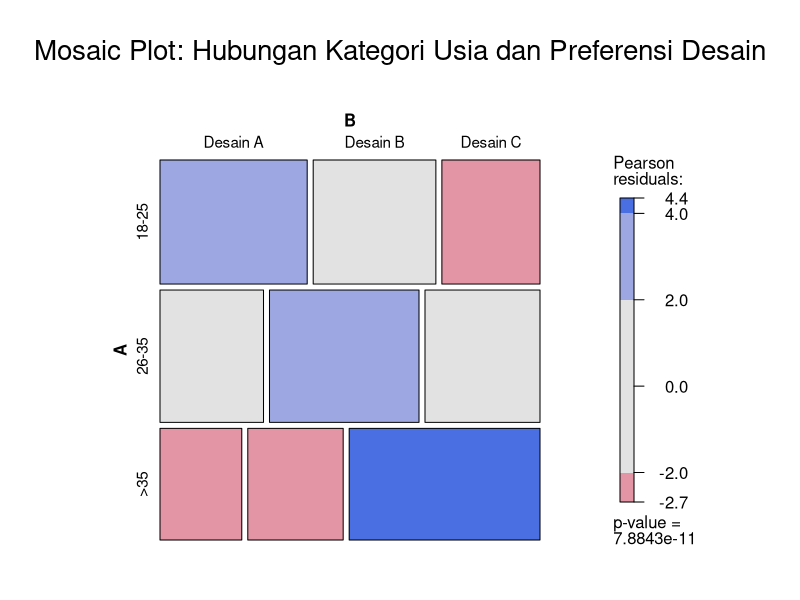
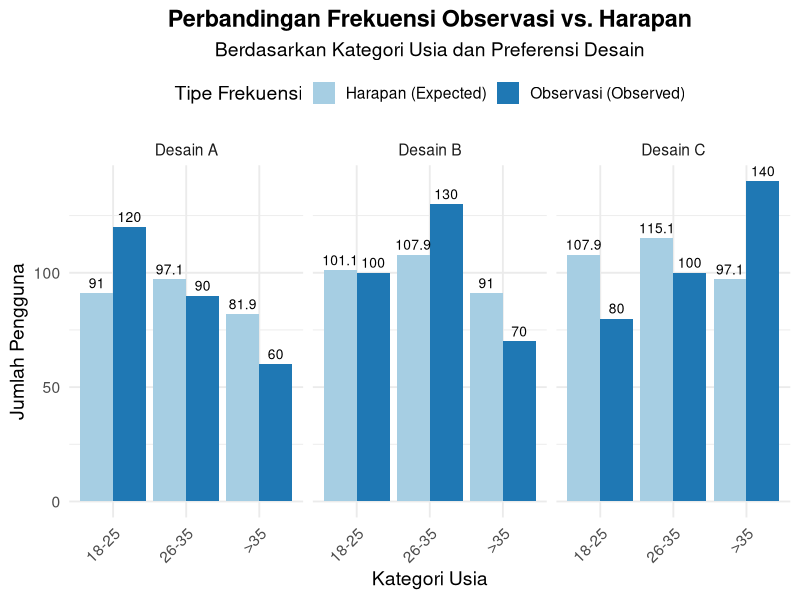

R code for these plots, in order:
# ===================================================================
# UAS Statistical Thinking - Studi Kasus 1: Uji Chi-Square
# Nama: Titanio Yudista
# NIM: 24120500031
# ===================================================================

library(vcd)
library(ggplot2)
library(dplyr)
library(tidyr)

# --- PERSIAPAN DATA ---

# Langkah 1: Membuat matriks data observasi
# Data ini dimasukkan sesuai dengan tabel pada soal di PDF.
observed_data <- matrix(c(120, 90, 60, 100, 130, 70, 80, 100, 140), 
                        nrow = 3, 
                        byrow = FALSE)

# Memberi nama pada baris dan kolom agar tabel lebih mudah dibaca
colnames(observed_data) <- c("Desain A", "Desain B", "Desain C")
rownames(observed_data) <- c("18-25", "26-35", ">35")

# Menampilkan tabel data observasi untuk verifikasi
print("Tabel Frekuensi Observasi:")
print(observed_data)


# --- ANALISIS STATISTIK ---

# Langkah 2: Melakukan Uji Chi-Square
# Langkah ini tetap sama, kita perlu hasil tes untuk mendapatkan nilai harapan
chi_test_result <- chisq.test(observed_data)
print("Hasil Uji Chi-Square:")
print(chi_test_result)


# --- VISUALISASI DATA LANJUTAN ---

# Langkah 3: Membuat Visualisasi - Mosaic Plot yang Lebih Detail
# Kita akan menggunakan fungsi mosaic() dari paket 'vcd' yang lebih powerful.
# Plot ini akan memberikan informasi yang lebih kaya:
# 1. Shading: Warna biru menunjukkan frekuensi observasi LEBIH TINGGI dari harapan.
#    Warna merah menunjukkan frekuensi observasi LEBIH RENDAH dari harapan.
#    Intensitas warna menunjukkan seberapa signifikan perbedaannya.
# 2. Labeling: Menambahkan angka frekuensi observasi langsung di dalam plot.
print("Membuat Mosaic Plot Lanjutan...")

mosaic(observed_data,
       main = "Mosaic Plot: Hubungan Kategori Usia dan Preferensi Desain",
       # Menggunakan shading_hcl untuk mewarnai sel berdasarkan signifikansi residu
       # dan secara otomatis membuat legenda untuk menjelaskan warna.
       shade = TRUE,
       legend = TRUE,
       # Menambahkan label pada setiap kotak untuk menunjukkan frekuensi observasi
       labeling_args = list(
         # Menampilkan nilai frekuensi di dalam kotak
         gp_labels = gpar(fontsize = 11),
         # Menampilkan nama variabel (kategori)
         gp_varnames = gpar(fontsize = 12, fontface = "bold")
       ),
       # Memberi nama pada sumbu
       set_labels = list(Var1 = "Kategori Usia", Var2 = "Preferensi Desain")
)


# Langkah 4: Membuat Visualisasi - Bar Plot Perbandingan yang Lebih Detail
# Untuk membuat bar plot perbandingan, kita perlu mengubah format data
# dari 'wide' menjadi 'long' agar mudah diplot dengan ggplot2.

# Mengubah matriks observasi dan harapan menjadi data frame 'long format'
observed_df <- as.data.frame.table(observed_data)
colnames(observed_df) <- c("Usia", "Desain", "Frekuensi")
observed_df$Tipe <- "Observasi (Observed)"

expected_df <- as.data.frame.table(chi_test_result$expected)
colnames(expected_df) <- c("Usia", "Desain", "Frekuensi")
expected_df$Tipe <- "Harapan (Expected)"

plot_data <- rbind(observed_df, expected_df)

# Membuat Bar Plot dengan ggplot2 dengan tambahan label data
print("Membuat Bar Plot Perbandingan...")
ggplot(plot_data, aes(x = Usia, y = Frekuensi, fill = Tipe)) +
  geom_bar(stat = "identity", position = position_dodge(width = 0.9)) +
  # Menambahkan label teks di atas setiap bar
  geom_text(
    aes(label = round(Frekuensi, 1)), 
    position = position_dodge(width = 0.9),
    vjust = -0.5, # Mengatur posisi vertikal teks sedikit di atas bar
    size = 3.5
  ) +
  facet_wrap(~ Desain) + # Membuat panel terpisah untuk setiap desain
  labs(
    title = "Perbandingan Frekuensi Observasi vs. Harapan",
    subtitle = "Berdasarkan Kategori Usia dan Preferensi Desain",
    x = "Kategori Usia",
    y = "Jumlah Pengguna",
    fill = "Tipe Frekuensi"
  ) +
  scale_fill_brewer(palette = "Paired") + # Menggunakan palet warna yang lebih jelas
  theme_minimal(base_size = 14) +
  theme(
    plot.title = element_text(hjust = 0.5, face = "bold"),
    plot.subtitle = element_text(hjust = 0.5),
    axis.text.x = element_text(angle = 45, hjust = 1),
    legend.position = "top"
  )